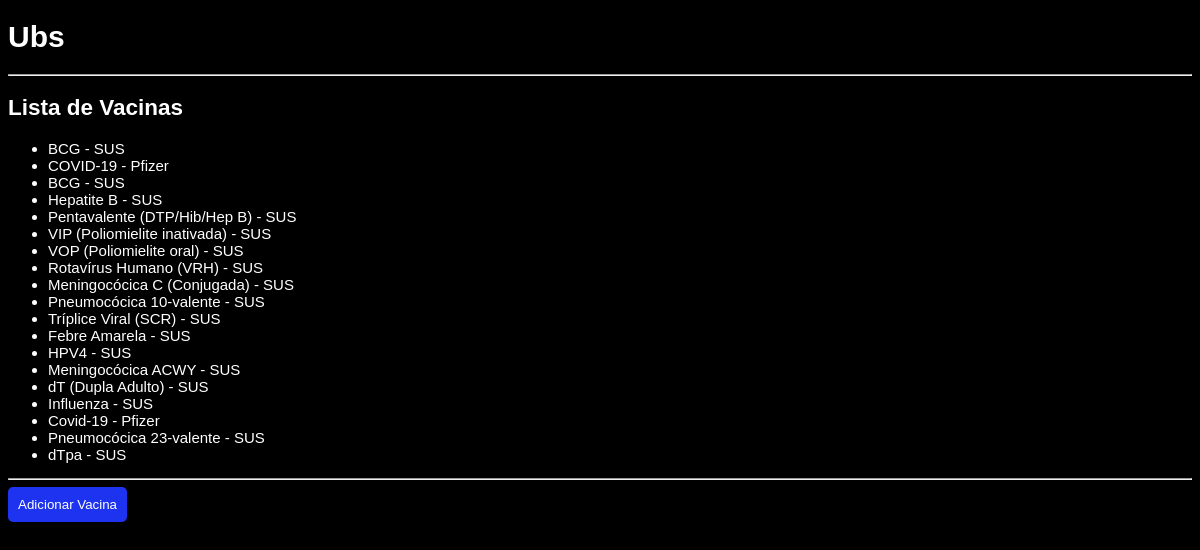
Page /ubs/vacinas/lista/ on the committed database.
### ubs/models/vaccine.py (models this page shows)
class Vaccine(models.Model):
    type_vaccine = models.CharField(max_length=100)
    vaccine_manufacturer = models.CharField(max_length=100)
    prevents = models.CharField(max_length=255)
    def __str__(self):
        return f"{self.type_vaccine} - {self.vaccine_manufacturer}"

### ubs/views/vaccine_views.py (the view)
# urls.py: path('vacinas/lista/', vaccine_views.list_vaccine, name='list_vaccine'),
def list_vaccine(request):
    data = Vaccine.objects.all()
    return render(request, 'ubs/vaccine/list.html', {'vaccines': data})

### ubs/templates/ubs/vaccine/list.html (shortened to what this page needs)
{% extends 'ubs/base.html' %}
{% block corpo %}
<h2>Lista de Vacinas</h2>
{% if vaccines %}
    <ul>
        {% for vaccine in vaccines %}
            <li>
                <a href="{% url 'detail_vaccine' vaccine.id %}">
                    {{ vaccine }}
                </a>
            </li>
        {% endfor %}
    </ul>
{% else %}
    <p>Nenhuma vacina encontrada.</p>
{% endif %}
<hr>
<a href="{% url 'create_vaccine' %}">
    <button style="
        padding: 10px;
        background-color: rgb(30, 51, 239);
        color: white;
        border: none;
        border-radius: 5px;
    ">
        Adicionar Vacina
    </button>
</a>
{% endblock %}

### ubs/static/ubs/style.css (style rules this page uses)
body { font-family: Arial, Arial, Helvetica, sans-serif; font-size: 15px; background-color: #000; color: #fff; }
hi, h2 { font-weight: bold; }
a { color: #fff; text-decoration: none; }

### rows in the picture
Vaccine: type_vaccine+vaccine_manufacturer "BCG - SUS"
Vaccine: type_vaccine+vaccine_manufacturer "COVID-19 - Pfizer"
Vaccine: type_vaccine+vaccine_manufacturer "BCG - SUS"
Vaccine: type_vaccine+vaccine_manufacturer "Hepatite B - SUS"
Vaccine: type_vaccine+vaccine_manufacturer "Pentavalente (DTP/Hib/Hep B) - SUS"
Vaccine: type_vaccine+vaccine_manufacturer "VIP (Poliomielite inativada) - SUS"
Vaccine: type_vaccine+vaccine_manufacturer "VOP (Poliomielite oral) - SUS"
Vaccine: type_vaccine+vaccine_manufacturer "Rotavírus Humano (VRH) - SUS"
Vaccine: type_vaccine+vaccine_manufacturer "Meningocócica C (Conjugada) - SUS"
Vaccine: type_vaccine+vaccine_manufacturer "Pneumocócica 10-valente - SUS"
Vaccine: type_vaccine+vaccine_manufacturer "Tríplice Viral (SCR) - SUS"
Vaccine: type_vaccine+vaccine_manufacturer "Febre Amarela - SUS"
Vaccine: type_vaccine+vaccine_manufacturer "HPV4 - SUS"
Vaccine: type_vaccine+vaccine_manufacturer "Meningocócica ACWY - SUS"
Vaccine: type_vaccine+vaccine_manufacturer "dT (Dupla Adulto) - SUS"
Vaccine: type_vaccine+vaccine_manufacturer "Influenza - SUS"
Vaccine: type_vaccine+vaccine_manufacturer "Covid-19 - Pfizer"
Vaccine: type_vaccine+vaccine_manufacturer "Pneumocócica 23-valente - SUS"
Vaccine: type_vaccine+vaccine_manufacturer "dTpa - SUS"
